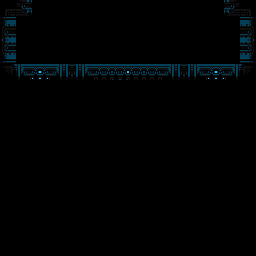

The image is a tile-based game level rendered from a .tmx file. Its description and complete source (layers, tilesets, objects, tile grids) follow:
An orthogonal 16x16 tile map with 16x16 px tiles, 1 tile layer (main), 2 tilesets and 1 object (t_0).

<map version="1.0" orientation="orthogonal" renderorder="right-down" width="16" height="16" tilewidth="16" tileheight="16" nextobjectid="8">
 <properties>
  <property name="isStart" type="bool" value="true" />
 </properties>
 <tileset firstgid="1" source="../corpus.tsx" />
 <tileset firstgid="12097" source="../../connectors.tsx" />
 <layer name="main" width="16" height="16">
  <data>
   <tile gid="203" />
   <tile gid="298" />
   <tile gid="0" />
   <tile gid="0" />
   <tile gid="0" />
   <tile gid="0" />
   <tile gid="0" />
   <tile gid="0" />
   <tile gid="0" />
   <tile gid="0" />
   <tile gid="0" />
   <tile gid="0" />
   <tile gid="0" />
   <tile gid="0" />
   <tile gid="297" />
   <tile gid="204" />
   <tile gid="2147484035" />
   <tile gid="0" />
   <tile gid="0" />
   <tile gid="0" />
   <tile gid="0" />
   <tile gid="0" />
   <tile gid="0" />
   <tile gid="0" />
   <tile gid="0" />
   <tile gid="0" />
   <tile gid="0" />
   <tile gid="0" />
   <tile gid="0" />
   <tile gid="0" />
   <tile gid="0" />
   <tile gid="387" />
   <tile gid="2147484131" />
   <tile gid="0" />
   <tile gid="0" />
   <tile gid="0" />
   <tile gid="0" />
   <tile gid="0" />
   <tile gid="0" />
   <tile gid="0" />
   <tile gid="0" />
   <tile gid="0" />
   <tile gid="0" />
   <tile gid="0" />
   <tile gid="0" />
   <tile gid="0" />
   <tile gid="0" />
   <tile gid="483" />
   <tile gid="2147484227" />
   <tile gid="0" />
   <tile gid="0" />
   <tile gid="0" />
   <tile gid="0" />
   <tile gid="0" />
   <tile gid="0" />
   <tile gid="0" />
   <tile gid="0" />
   <tile gid="0" />
   <tile gid="0" />
   <tile gid="0" />
   <tile gid="0" />
   <tile gid="0" />
   <tile gid="0" />
   <tile gid="579" />
   <tile gid="299" />
   <tile gid="23" />
   <tile gid="21" />
   <tile gid="25" />
   <tile gid="38" />
   <tile gid="23" />
   <tile gid="24" />
   <tile gid="29" />
   <tile gid="30" />
   <tile gid="24" />
   <tile gid="25" />
   <tile gid="38" />
   <tile gid="23" />
   <tile gid="21" />
   <tile gid="25" />
   <tile gid="300" />
   <tile gid="0" />
   <tile gid="0" />
   <tile gid="0" />
   <tile gid="0" />
   <tile gid="0" />
   <tile gid="0" />
   <tile gid="0" />
   <tile gid="0" />
   <tile gid="0" />
   <tile gid="0" />
   <tile gid="0" />
   <tile gid="0" />
   <tile gid="0" />
   <tile gid="0" />
   <tile gid="0" />
   <tile gid="0" />
   <tile gid="0" />
   <tile gid="0" />
   <tile gid="0" />
   <tile gid="0" />
   <tile gid="0" />
   <tile gid="0" />
   <tile gid="0" />
   <tile gid="0" />
   <tile gid="0" />
   <tile gid="0" />
   <tile gid="0" />
   <tile gid="0" />
   <tile gid="0" />
   <tile gid="0" />
   <tile gid="0" />
   <tile gid="0" />
   <tile gid="0" />
   <tile gid="0" />
   <tile gid="0" />
   <tile gid="0" />
   <tile gid="0" />
   <tile gid="0" />
   <tile gid="0" />
   <tile gid="0" />
   <tile gid="0" />
   <tile gid="0" />
   <tile gid="0" />
   <tile gid="0" />
   <tile gid="0" />
   <tile gid="0" />
   <tile gid="0" />
   <tile gid="0" />
   <tile gid="0" />
   <tile gid="0" />
   <tile gid="0" />
   <tile gid="0" />
   <tile gid="0" />
   <tile gid="0" />
   <tile gid="0" />
   <tile gid="0" />
   <tile gid="0" />
   <tile gid="0" />
   <tile gid="0" />
   <tile gid="0" />
   <tile gid="0" />
   <tile gid="0" />
   <tile gid="0" />
   <tile gid="0" />
   <tile gid="0" />
   <tile gid="0" />
   <tile gid="0" />
   <tile gid="0" />
   <tile gid="0" />
   <tile gid="0" />
   <tile gid="0" />
   <tile gid="0" />
   <tile gid="0" />
   <tile gid="0" />
   <tile gid="0" />
   <tile gid="0" />
   <tile gid="0" />
   <tile gid="0" />
   <tile gid="0" />
   <tile gid="0" />
   <tile gid="0" />
   <tile gid="0" />
   <tile gid="0" />
   <tile gid="0" />
   <tile gid="0" />
   <tile gid="0" />
   <tile gid="0" />
   <tile gid="0" />
   <tile gid="0" />
   <tile gid="0" />
   <tile gid="0" />
   <tile gid="0" />
   <tile gid="0" />
   <tile gid="0" />
   <tile gid="0" />
   <tile gid="0" />
   <tile gid="0" />
   <tile gid="0" />
   <tile gid="0" />
   <tile gid="0" />
   <tile gid="0" />
   <tile gid="0" />
   <tile gid="0" />
   <tile gid="0" />
   <tile gid="0" />
   <tile gid="0" />
   <tile gid="0" />
   <tile gid="0" />
   <tile gid="0" />
   <tile gid="0" />
   <tile gid="0" />
   <tile gid="0" />
   <tile gid="0" />
   <tile gid="0" />
   <tile gid="0" />
   <tile gid="0" />
   <tile gid="0" />
   <tile gid="0" />
   <tile gid="0" />
   <tile gid="0" />
   <tile gid="0" />
   <tile gid="0" />
   <tile gid="0" />
   <tile gid="0" />
   <tile gid="0" />
   <tile gid="0" />
   <tile gid="0" />
   <tile gid="0" />
   <tile gid="0" />
   <tile gid="0" />
   <tile gid="0" />
   <tile gid="0" />
   <tile gid="0" />
   <tile gid="0" />
   <tile gid="0" />
   <tile gid="0" />
   <tile gid="0" />
   <tile gid="0" />
   <tile gid="0" />
   <tile gid="0" />
   <tile gid="0" />
   <tile gid="0" />
   <tile gid="0" />
   <tile gid="0" />
   <tile gid="0" />
   <tile gid="0" />
   <tile gid="0" />
   <tile gid="0" />
   <tile gid="0" />
   <tile gid="0" />
   <tile gid="0" />
   <tile gid="0" />
   <tile gid="0" />
   <tile gid="0" />
   <tile gid="0" />
   <tile gid="0" />
   <tile gid="0" />
   <tile gid="0" />
   <tile gid="0" />
   <tile gid="0" />
   <tile gid="0" />
   <tile gid="0" />
   <tile gid="0" />
   <tile gid="0" />
   <tile gid="0" />
   <tile gid="0" />
   <tile gid="0" />
   <tile gid="0" />
   <tile gid="0" />
   <tile gid="0" />
   <tile gid="0" />
   <tile gid="0" />
   <tile gid="0" />
   <tile gid="0" />
   <tile gid="0" />
   <tile gid="0" />
  </data>
 </layer>
 <objectgroup name="connectors">
  <object id="6" type="t_0" gid="12098" x="16" y="16" width="16" height="16" />
 </objectgroup>
</map>
